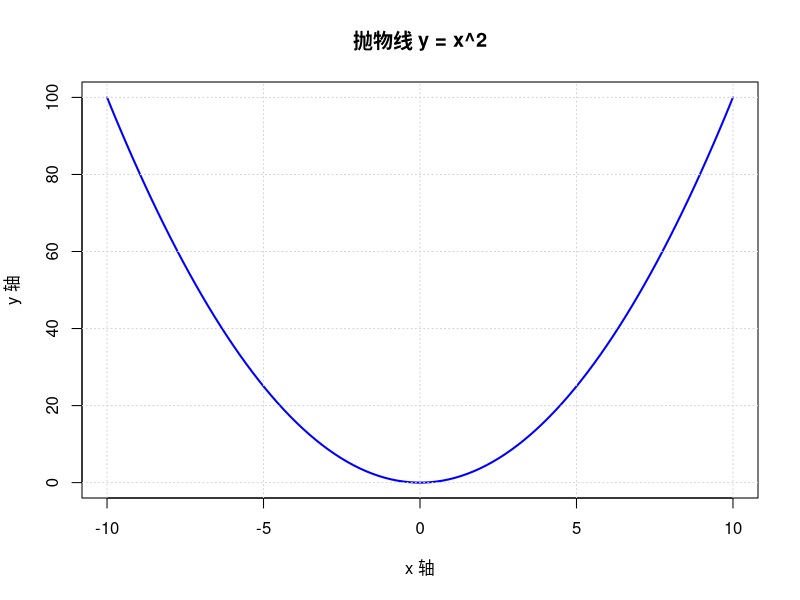

Source code (R):
# 如果图形在 Plots 面板不显示，尝试保存为文件
png("test_parabola.png", width = 800, height = 600)

x <- seq(-10, 10, length.out = 100)
y <- x^2
plot(x, y, 
     type = "l",
     main = "抛物线 y = x^2",
     xlab = "x 轴",
     ylab = "y 轴",
     col = "blue",
     lwd = 2)
grid()

dev.off()  # 这行很重要，关闭图形设备并保存文件

# 然后在文件管理器中查看生成的 test_parabola.png 文件

